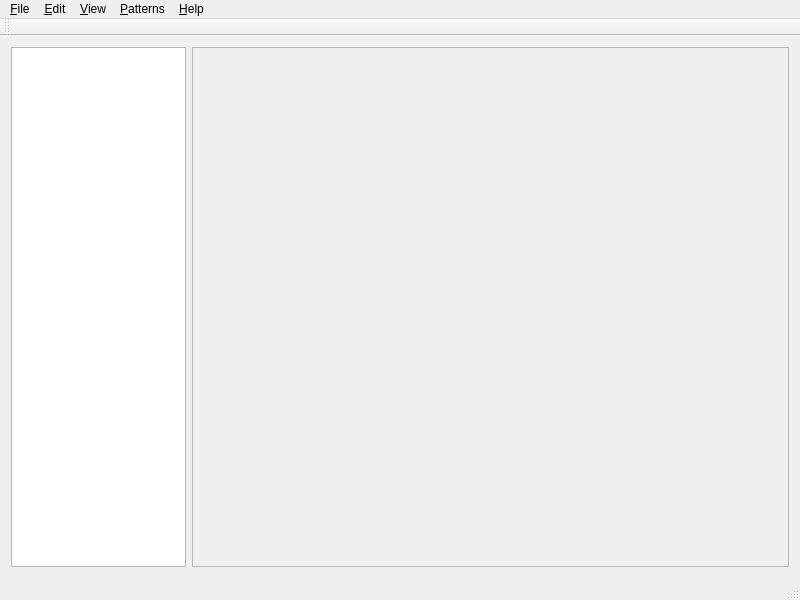
<?xml version="1.0" encoding="UTF-8"?>
<ui version="4.0">
 <class>MainWindow</class>
 <widget class="QMainWindow" name="MainWindow">
  <property name="geometry">
   <rect>
    <x>0</x>
    <y>0</y>
    <width>800</width>
    <height>600</height>
   </rect>
  </property>
  <property name="minimumSize">
   <size>
    <width>800</width>
    <height>600</height>
   </size>
  </property>
  <property name="windowTitle">
   <string>MainWindow</string>
  </property>
  <widget class="QWidget" name="centralWidget">
   <layout class="QGridLayout" name="gridLayout">
    <item row="0" column="0">
     <widget class="QListWidget" name="clusters_listview">
      <property name="minimumSize">
       <size>
        <width>175</width>
        <height>0</height>
       </size>
      </property>
      <property name="maximumSize">
       <size>
        <width>175</width>
        <height>16777215</height>
       </size>
      </property>
     </widget>
    </item>
    <item row="0" column="1">
     <widget class="QScrollArea" name="scrollArea">
      <property name="widgetResizable">
       <bool>true</bool>
      </property>
      <widget class="QWidget" name="scrollAreaWidgetContents">
       <property name="geometry">
        <rect>
         <x>0</x>
         <y>0</y>
         <width>594</width>
         <height>511</height>
        </rect>
       </property>
      </widget>
     </widget>
    </item>
   </layout>
  </widget>
  <widget class="QMenuBar" name="menuBar">
   <property name="geometry">
    <rect>
     <x>0</x>
     <y>0</y>
     <width>800</width>
     <height>26</height>
    </rect>
   </property>
   <widget class="QMenu" name="menu_File">
    <property name="title">
     <string>&amp;File</string>
    </property>
    <addaction name="action_Open"/>
    <addaction name="action_Save"/>
    <addaction name="actionSave_file_as"/>
    <addaction name="action_Quit"/>
   </widget>
   <widget class="QMenu" name="menu_Edit">
    <property name="title">
     <string>&amp;Edit</string>
    </property>
    <addaction name="action_Add_Cluster"/>
    <addaction name="actionRe_move_Cluster"/>
    <addaction name="actionUpdate_image"/>
    <addaction name="actionRestore_default_file"/>
   </widget>
   <widget class="QMenu" name="menu_View">
    <property name="title">
     <string>&amp;View</string>
    </property>
    <addaction name="actionAutoupdate"/>
   </widget>
   <widget class="QMenu" name="menu_Help">
    <property name="title">
     <string>&amp;Help</string>
    </property>
    <addaction name="actionAbout_JPEG_Hero"/>
   </widget>
   <widget class="QMenu" name="menuSignatures">
    <property name="title">
     <string>&amp;Patterns</string>
    </property>
    <addaction name="actionLoad"/>
    <addaction name="actionApply"/>
   </widget>
   <addaction name="menu_File"/>
   <addaction name="menu_Edit"/>
   <addaction name="menu_View"/>
   <addaction name="menuSignatures"/>
   <addaction name="menu_Help"/>
  </widget>
  <widget class="QToolBar" name="mainToolBar">
   <attribute name="toolBarArea">
    <enum>TopToolBarArea</enum>
   </attribute>
   <attribute name="toolBarBreak">
    <bool>false</bool>
   </attribute>
  </widget>
  <widget class="QStatusBar" name="statusBar">
   <property name="mouseTracking">
    <bool>false</bool>
   </property>
  </widget>
  <action name="action_Open">
   <property name="text">
    <string>Open</string>
   </property>
   <property name="shortcut">
    <string>Ctrl+O</string>
   </property>
  </action>
  <action name="action_Save">
   <property name="text">
    <string>Save</string>
   </property>
  </action>
  <action name="actionSave_file_as">
   <property name="text">
    <string>Save file as</string>
   </property>
   <property name="shortcut">
    <string>Ctrl+Shift+S</string>
   </property>
  </action>
  <action name="action_Quit">
   <property name="text">
    <string>Quit</string>
   </property>
  </action>
  <action name="action_Undo">
   <property name="text">
    <string>Undo</string>
   </property>
   <property name="shortcut">
    <string>Ctrl+Z</string>
   </property>
  </action>
  <action name="action_Redo">
   <property name="text">
    <string>Redo</string>
   </property>
   <property name="shortcut">
    <string>Ctrl+Shift+Z</string>
   </property>
  </action>
  <action name="action_Add_Cluster">
   <property name="text">
    <string>Add Cluster</string>
   </property>
   <property name="shortcut">
    <string>Ctrl+A</string>
   </property>
  </action>
  <action name="actionRe_move_Cluster">
   <property name="text">
    <string>Remove Cluster</string>
   </property>
   <property name="shortcut">
    <string>Ctrl+R</string>
   </property>
  </action>
  <action name="actionUpdate_image">
   <property name="text">
    <string>Update File</string>
   </property>
   <property name="shortcut">
    <string>F5</string>
   </property>
  </action>
  <action name="actionImage_fits_window">
   <property name="checkable">
    <bool>true</bool>
   </property>
   <property name="text">
    <string>Image fits window</string>
   </property>
  </action>
  <action name="actionRotate_90">
   <property name="text">
    <string>Rotate +90</string>
   </property>
  </action>
  <action name="actionRotate_91">
   <property name="text">
    <string>Rotate -90</string>
   </property>
  </action>
  <action name="actionRotate_180">
   <property name="text">
    <string>Rotate +180</string>
   </property>
  </action>
  <action name="actionAbout_JPEG_Hero">
   <property name="text">
    <string>About JPEG_Hero</string>
   </property>
  </action>
  <action name="actionZoom_in">
   <property name="text">
    <string>Zoom in</string>
   </property>
   <property name="shortcut">
    <string>Ctrl+=</string>
   </property>
  </action>
  <action name="actionZoom_out">
   <property name="text">
    <string>Zoom out</string>
   </property>
   <property name="shortcut">
    <string>Ctrl+-</string>
   </property>
  </action>
  <action name="actionNormal_Size">
   <property name="text">
    <string>Normal Size</string>
   </property>
   <property name="shortcut">
    <string>Ctrl+0</string>
   </property>
  </action>
  <action name="actionAutoupdate">
   <property name="checkable">
    <bool>true</bool>
   </property>
   <property name="text">
    <string>Autoupdate</string>
   </property>
  </action>
  <action name="actionLoad">
   <property name="text">
    <string>Load</string>
   </property>
  </action>
  <action name="actionApply">
   <property name="text">
    <string>Apply</string>
   </property>
  </action>
  <action name="actionRestore_default_file">
   <property name="text">
    <string>Restore Default File</string>
   </property>
  </action>
 </widget>
 <layoutdefault spacing="6" margin="11"/>
 <resources/>
 <connections>
  <connection>
   <sender>action_Quit</sender>
   <signal>triggered()</signal>
   <receiver>MainWindow</receiver>
   <slot>close()</slot>
   <hints>
    <hint type="sourcelabel">
     <x>-1</x>
     <y>-1</y>
    </hint>
    <hint type="destinationlabel">
     <x>511</x>
     <y>383</y>
    </hint>
   </hints>
  </connection>
 </connections>
</ui>
